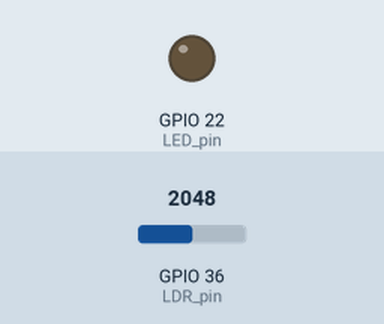
Simulated run of this sketch. Board: ESP32. Shown: output pins drawn as LEDs (lit = HIGH). The test bench sets the inputs (shaded band); at power-on: GPIO 36 (LDR_pin) = 2048. What the sketch prints to the serial monitor is not drawn.

Above: at 1.2 s.
1.3 s: GPIO 36 (LDR_pin) set to 21
4.3 s: GPIO 36 (LDR_pin) set to 17
At 5.5 s:
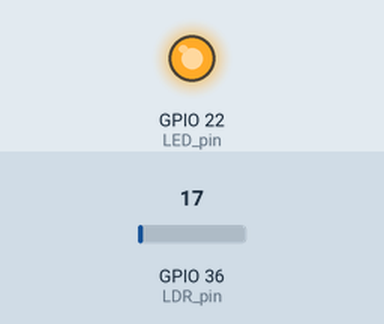
Timing chart, 0 to 7.3 s (numbered marks = the images above; inputs shaded):
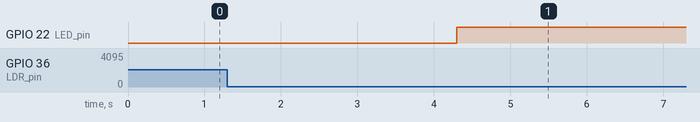

Measured:
- the behaviour switches between 20 and 19 on GPIO 36 (LDR_pin) (found by bisection; images 0 and 1)
- after the input at 4.3 s, GPIO 22 (LED_pin): LOW → HIGH at once

The sketch:

LDR.ino
```cpp
int LDR_pin = 36;
int LDR_val = 0;
int LED_pin = 22;

void setup() {
  pinMode(LDR_pin, INPUT);
  pinMode(LED_pin, OUTPUT);
  Serial.begin(115200);
}

void loop() {
  LDR_val = analogRead(LDR_pin);
  Serial.print("LRD value : ");
  Serial.println(LDR_val);
  if(LDR_val <20){
    digitalWrite(LED_pin, HIGH);
  }
  else{
    digitalWrite(LED_pin, LOW);
  }
}
```
